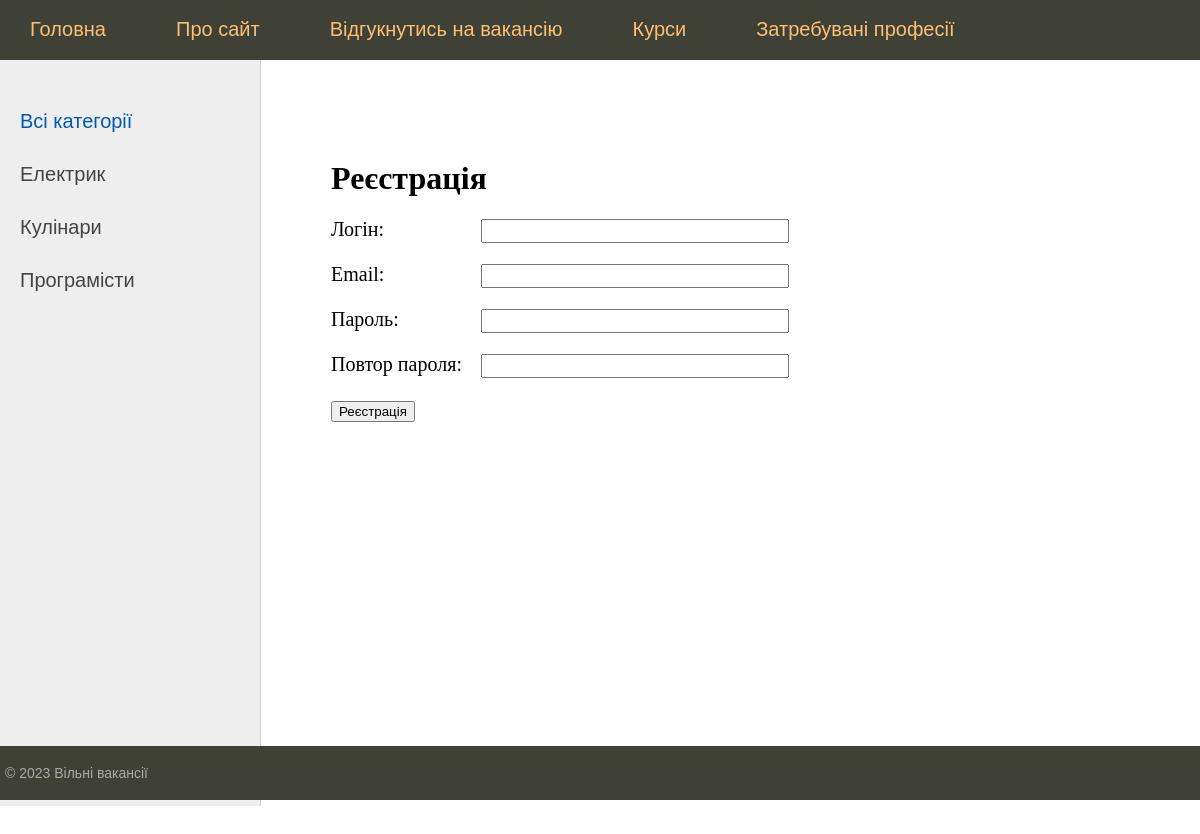
Screenshot of /register/ with the database file from the repository.
### vacancies/models.py (models this page shows, shortened)
class Profession(models.Model):
    name = models.CharField(max_length=100, db_index=True, verbose_name='Професія')
    def get_absolute_url(self):
        return  reverse('profession', kwargs={'pr_id': self.pk})
    class Meta:
        verbose_name = 'Професія'
        verbose_name_plural ='Професія'
        ordering = ['id']

### vacancies/views.py (the view)
# urls.py: path('register/', RegisterUser.as_view(), name='register'),
class RegisterUser(DataMixin, CreateView):
    form_class = RegisterUserForm
    template_name = 'vacancies/register.html'
    success_url = reverse_lazy('login')
    def get_context_data(self, *, object_list=None, **kwargs):
        context = super().get_context_data(**kwargs)
        c_def = self.get_user_context(title="Реєстрація")
        return dict(list(context.items()) + list(c_def.items()))

### vacancies/forms.py
class RegisterUserForm(UserCreationForm):
    username = forms.CharField(label='Логін', widget=forms.TextInput(attrs={'class': 'form-input'}))
    email = forms.EmailField(label='Email', widget=forms.EmailInput(attrs={'class': 'form-input'}))
    password1 = forms.CharField(label='Пароль', widget=forms.PasswordInput(attrs={'class': 'form-input'}))
    password2 = forms.CharField(label='Повтор пароля', widget=forms.PasswordInput(attrs={'class': 'form-input'}))
    class Meta:
        model = User
        fields = ('username', 'email', 'password1', 'password2')

### vacancies/templatetags/vacancies_tag.py (called while the page is built)
@register.inclusion_tag('vacancies/list_categories.html')
def show_profession(sort:None, cat_selected=0):
    if not sort:
        cats = Profession.objects.all()
    else:
        cats = Profession.objects.order_by(sort)
    return {"cats": cats, "cat_selected": cat_selected}

### vacancies/utils.py (called while the page is built)
    def get_user_context(self, **kwargs):
        context = kwargs
        cats = Profession.objects.all()
        user_menu = menu.copy()
        if not self.request.user.is_authenticated:
            user_menu.pop(2)
        context['menu'] = user_menu
        context['cats'] = cats
        if 'cat_selected' not in context:
            context['cat_selected'] = 0
        return context

### vacancies/templates/vacancies/register.html (shortened to what this page needs)
{% extends 'vacancies/base.html' %}
{% block vumogu %}
<h1>{{title}}</h1>
<form method="post">
{% for f in form %}
<p><label class="form-label" for="{{ f.id_for_label }}">{{f.label}}: </label>{{ f }}</p>
{% endfor %}
    <button type="submit">Реєстрація</button>
</form>
{% endblock %}

### vacancies/templates/vacancies/list_categories.html
	{% for pr in cats %}
		{% if pr.pk == cat_selected %}
		<li class="selected">{{pr.name}}</li>
		{% else %}
		<li><a href="{{ pr.get_absolute_url }}">{{pr.name}}</a> </li>
		{% endif %}
		{% endfor %}

### vacancies/static/vacancies/css/styles.css (style rules this page uses)
html, body { font-family: 'Arial'; margin: 0; padding: 0; height: 100%; width: 100%; color: #444; }
a { color: #0059b2; text-decoration: none; }
.left-chapters ul li { margin: 30px 0 0 0; color: #999; }
.left-chapters ul li a { color: #444; text-decoration: none; }
.content-text h1 { font-size: 32px; }
.form-input { width: 300px; font-size: 16px; }
.form-label { display: inline-block; min-width: 150px; vertical-align: top; }

### rows the page displays
Profession: name "Електрик"
Profession: name "Кулінари"
Profession: name "Програмісти"

### other values shown
{{ m.title }} "Головна" "Про сайт" "Відгукнутись на вакансію" "Курси" "Затребувані професії"
{{ title }} "Реєстрація"
{{ f.label }} "Логін" "Email" "Пароль" "Повтор пароля"
